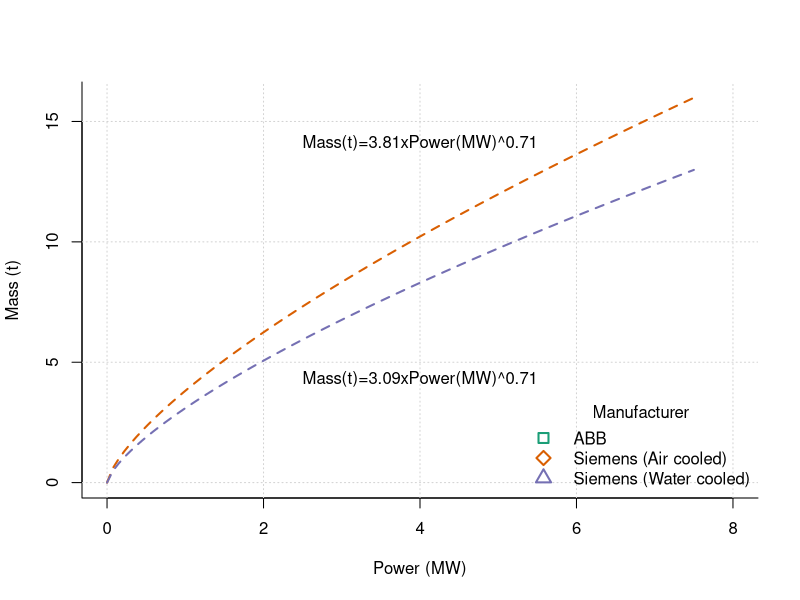
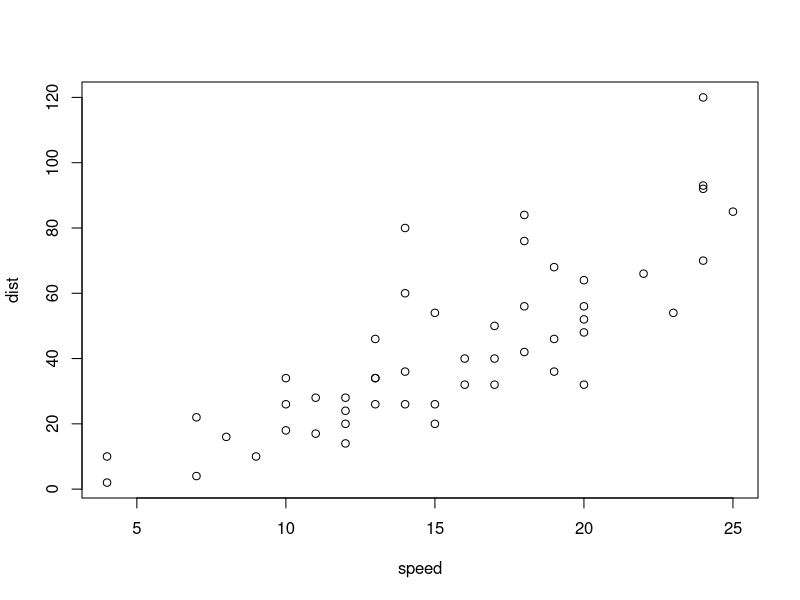

Reproduce these figures in R, in order.
## ---- chunk 1
#Plot High Speed Induction Generator

setwd("./generator/")
induction_generator <- read.delim("induction-generator-data.txt")

#Set colors
require("RColorBrewer")
colors = brewer.pal(3,"Dark2")

plot(induction_generator$Power.MW, induction_generator$Mass.t, pch=as.numeric(induction_generator$Manufacturer)+21, 
     lwd=2, cex=1.5, col=colors[induction_generator$Manufacturer], bty="l", xlim=c(0,8), ylim=c(0,16),
     xlab="Power (MW)", ylab="Mass (t)")
grid()

#Add Legend
legend("bottomright", legend=c("ABB", "Siemens (Air cooled)", "Siemens (Water cooled)"), col=colors,pch=22:25, pt.cex=1.5,
       lwd=2,lty=0, title="Manufacturer", bty="n")

#Air cooled Siemens Machines
subset_data <- subset(induction_generator, Manufacturer=="Siemens-air", c(Power.MW, Mass.t))
# Non-linear modeln(power fit)
fit <- nls(Mass.t ~ a*Power.MW^b,data = subset_data,start = list(a = 3, b = 1))
#Plot power estimation
power_fine <- seq(0, 7.5, length = 101)
lines(power_fine, predict(fit, list(Power.MW= power_fine)), lty=2,lwd=2, col=colors[2])

coefficients <- round(coef(fit), 2) 
mtext(paste("Mass(t)=",coefficients[1],"xPower(MW)^",coefficients[2], sep=""), 3,-3.5)

#Water cooled Siemens Machines
subset_data <- subset(induction_generator, Manufacturer=="Siemens-water", c(Power.MW, Mass.t))
# Non-linear modeln(power fit)
fit <- nls(Mass.t ~ a*Power.MW^b,data = subset_data,start = list(a = 3, b = 1))
#Plot power estimation
power_fine <- seq(0, 7.5, length = 101)
lines(power_fine, predict(fit, list(Power.MW= power_fine)), lty=2,lwd=2, col=colors[3])

coefficients <- round(coef(fit), 2) 
mtext(paste("Mass(t)=",coefficients[1],"xPower(MW)^",coefficients[2], sep=""), 1,-6.5)

## ---- chunk 2
plot(cars)
